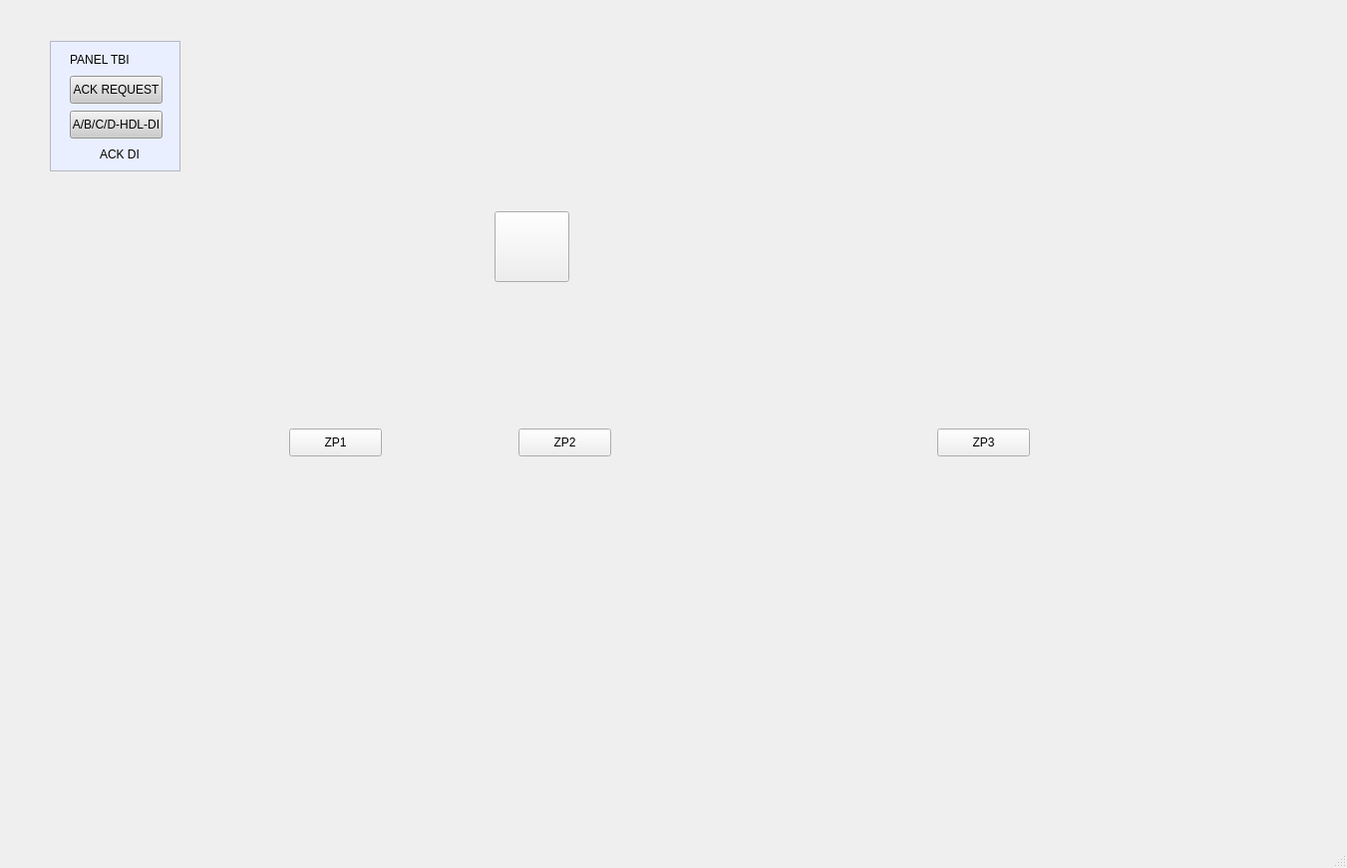
<?xml version="1.0" encoding="UTF-8"?>
<ui version="4.0">
 <class>MainWindow</class>
 <widget class="QMainWindow" name="MainWindow">
  <property name="geometry">
   <rect>
    <x>0</x>
    <y>0</y>
    <width>1351</width>
    <height>871</height>
   </rect>
  </property>
  <property name="windowTitle">
   <string>MainWindow</string>
  </property>
  <widget class="QWidget" name="centralwidget">
   <widget class="QLabel" name="CONSOLE">
    <property name="geometry">
     <rect>
      <x>0</x>
      <y>0</y>
      <width>1351</width>
      <height>831</height>
     </rect>
    </property>
    <property name="text">
     <string/>
    </property>
    <property name="pixmap">
     <pixmap>../ICON/Console.jpg</pixmap>
    </property>
    <property name="scaledContents">
     <bool>true</bool>
    </property>
   </widget>
   <widget class="QPushButton" name="ACKNOWLEDGE">
    <property name="geometry">
     <rect>
      <x>837</x>
      <y>686</y>
      <width>60</width>
      <height>60</height>
     </rect>
    </property>
    <property name="text">
     <string/>
    </property>
    <property name="flat">
     <bool>true</bool>
    </property>
   </widget>
   <widget class="QPushButton" name="BRAKE">
    <property name="geometry">
     <rect>
      <x>1021</x>
      <y>686</y>
      <width>60</width>
      <height>60</height>
     </rect>
    </property>
    <property name="text">
     <string/>
    </property>
    <property name="flat">
     <bool>true</bool>
    </property>
   </widget>
   <widget class="QPushButton" name="OPEN_BARIER">
    <property name="geometry">
     <rect>
      <x>1116</x>
      <y>686</y>
      <width>60</width>
      <height>60</height>
     </rect>
    </property>
    <property name="text">
     <string/>
    </property>
    <property name="flat">
     <bool>true</bool>
    </property>
   </widget>
   <widget class="QPushButton" name="CLOSE_BARRIER">
    <property name="geometry">
     <rect>
      <x>1211</x>
      <y>686</y>
      <width>60</width>
      <height>60</height>
     </rect>
    </property>
    <property name="text">
     <string/>
    </property>
    <property name="flat">
     <bool>true</bool>
    </property>
   </widget>
   <widget class="QLabel" name="BUZZER">
    <property name="geometry">
     <rect>
      <x>423</x>
      <y>633</y>
      <width>41</width>
      <height>41</height>
     </rect>
    </property>
    <property name="text">
     <string/>
    </property>
    <property name="pixmap">
     <pixmap>../ICON/led-off.png</pixmap>
    </property>
    <property name="scaledContents">
     <bool>true</bool>
    </property>
   </widget>
   <widget class="QLabel" name="COMMUNICATION">
    <property name="geometry">
     <rect>
      <x>844</x>
      <y>287</y>
      <width>21</width>
      <height>21</height>
     </rect>
    </property>
    <property name="text">
     <string/>
    </property>
    <property name="pixmap">
     <pixmap>../ICON/led-off.png</pixmap>
    </property>
    <property name="scaledContents">
     <bool>true</bool>
    </property>
   </widget>
   <widget class="QLabel" name="BARIER_DOWN">
    <property name="geometry">
     <rect>
      <x>844</x>
      <y>227</y>
      <width>21</width>
      <height>21</height>
     </rect>
    </property>
    <property name="text">
     <string/>
    </property>
    <property name="pixmap">
     <pixmap>../ICON/led-off.png</pixmap>
    </property>
    <property name="scaledContents">
     <bool>true</bool>
    </property>
   </widget>
   <widget class="QLabel" name="BARIER_UP">
    <property name="geometry">
     <rect>
      <x>844</x>
      <y>197</y>
      <width>21</width>
      <height>21</height>
     </rect>
    </property>
    <property name="text">
     <string/>
    </property>
    <property name="pixmap">
     <pixmap>../ICON/led-off.png</pixmap>
    </property>
    <property name="scaledContents">
     <bool>true</bool>
    </property>
   </widget>
   <widget class="QLabel" name="POWER">
    <property name="geometry">
     <rect>
      <x>1028</x>
      <y>197</y>
      <width>21</width>
      <height>21</height>
     </rect>
    </property>
    <property name="text">
     <string/>
    </property>
    <property name="pixmap">
     <pixmap>../ICON/led-off.png</pixmap>
    </property>
    <property name="scaledContents">
     <bool>true</bool>
    </property>
   </widget>
   <widget class="QLabel" name="DIRECTION_A">
    <property name="geometry">
     <rect>
      <x>196</x>
      <y>456</y>
      <width>63</width>
      <height>73</height>
     </rect>
    </property>
    <property name="text">
     <string/>
    </property>
    <property name="pixmap">
     <pixmap>../ICON/direction-a-off.png</pixmap>
    </property>
    <property name="scaledContents">
     <bool>true</bool>
    </property>
   </widget>
   <widget class="QLabel" name="DIRECTION_B">
    <property name="geometry">
     <rect>
      <x>1090</x>
      <y>456</y>
      <width>64</width>
      <height>73</height>
     </rect>
    </property>
    <property name="text">
     <string/>
    </property>
    <property name="pixmap">
     <pixmap>../ICON/direction-b-off.png</pixmap>
    </property>
    <property name="scaledContents">
     <bool>true</bool>
    </property>
   </widget>
   <widget class="QPushButton" name="BUZZER_STOP">
    <property name="geometry">
     <rect>
      <x>420</x>
      <y>690</y>
      <width>51</width>
      <height>51</height>
     </rect>
    </property>
    <property name="text">
     <string/>
    </property>
    <property name="flat">
     <bool>true</bool>
    </property>
   </widget>
   <widget class="QPushButton" name="ALARM">
    <property name="geometry">
     <rect>
      <x>496</x>
      <y>212</y>
      <width>75</width>
      <height>71</height>
     </rect>
    </property>
    <property name="text">
     <string/>
    </property>
    <property name="icon">
     <iconset>
      <normaloff>../ICON/toogle-on.png</normaloff>../ICON/toogle-on.png</iconset>
    </property>
    <property name="iconSize">
     <size>
      <width>70</width>
      <height>70</height>
     </size>
    </property>
   </widget>
   <widget class="QPushButton" name="AUTOMATIC">
    <property name="geometry">
     <rect>
      <x>82</x>
      <y>621</y>
      <width>101</width>
      <height>31</height>
     </rect>
    </property>
    <property name="text">
     <string/>
    </property>
    <property name="flat">
     <bool>true</bool>
    </property>
   </widget>
   <widget class="QPushButton" name="SEMI_AUTOMATIC">
    <property name="geometry">
     <rect>
      <x>192</x>
      <y>683</y>
      <width>101</width>
      <height>31</height>
     </rect>
    </property>
    <property name="text">
     <string/>
    </property>
    <property name="flat">
     <bool>true</bool>
    </property>
   </widget>
   <widget class="QPushButton" name="MANUAL">
    <property name="geometry">
     <rect>
      <x>82</x>
      <y>742</y>
      <width>101</width>
      <height>31</height>
     </rect>
    </property>
    <property name="text">
     <string/>
    </property>
    <property name="flat">
     <bool>true</bool>
    </property>
   </widget>
   <widget class="QLabel" name="SELECTOR_SWITCH">
    <property name="geometry">
     <rect>
      <x>92</x>
      <y>655</y>
      <width>85</width>
      <height>85</height>
     </rect>
    </property>
    <property name="text">
     <string/>
    </property>
    <property name="pixmap">
     <pixmap>../ICON/selector-switch-AUTOMATIC.png</pixmap>
    </property>
    <property name="scaledContents">
     <bool>true</bool>
    </property>
   </widget>
   <widget class="QPushButton" name="ZP1">
    <property name="geometry">
     <rect>
      <x>290</x>
      <y>430</y>
      <width>93</width>
      <height>28</height>
     </rect>
    </property>
    <property name="text">
     <string>ZP1</string>
    </property>
   </widget>
   <widget class="QPushButton" name="ZP2">
    <property name="geometry">
     <rect>
      <x>520</x>
      <y>430</y>
      <width>93</width>
      <height>28</height>
     </rect>
    </property>
    <property name="text">
     <string>ZP2</string>
    </property>
   </widget>
   <widget class="QPushButton" name="ZP3">
    <property name="geometry">
     <rect>
      <x>940</x>
      <y>430</y>
      <width>93</width>
      <height>28</height>
     </rect>
    </property>
    <property name="text">
     <string>ZP3</string>
    </property>
   </widget>
   <widget class="QFrame" name="frame">
    <property name="geometry">
     <rect>
      <x>50</x>
      <y>41</y>
      <width>131</width>
      <height>131</height>
     </rect>
    </property>
    <property name="styleSheet">
     <string notr="true">background-color: rgb(233, 239, 255);
border-color: rgb(197, 197, 197);</string>
    </property>
    <property name="frameShape">
     <enum>QFrame::StyledPanel</enum>
    </property>
    <property name="frameShadow">
     <enum>QFrame::Raised</enum>
    </property>
    <widget class="QPushButton" name="ACK_REQUEST">
     <property name="geometry">
      <rect>
       <x>20</x>
       <y>35</y>
       <width>93</width>
       <height>28</height>
      </rect>
     </property>
     <property name="styleSheet">
      <string notr="true">background-color: rgb(204, 204, 204);</string>
     </property>
     <property name="text">
      <string>ACK REQUEST</string>
     </property>
    </widget>
    <widget class="QPushButton" name="ABCD_HDL">
     <property name="geometry">
      <rect>
       <x>20</x>
       <y>70</y>
       <width>93</width>
       <height>28</height>
      </rect>
     </property>
     <property name="styleSheet">
      <string notr="true">background-color: rgb(204, 204, 204);</string>
     </property>
     <property name="text">
      <string>A/B/C/D-HDL-DI</string>
     </property>
    </widget>
    <widget class="QLabel" name="ACK_DI">
     <property name="geometry">
      <rect>
       <x>20</x>
       <y>104</y>
       <width>21</width>
       <height>21</height>
      </rect>
     </property>
     <property name="text">
      <string/>
     </property>
     <property name="pixmap">
      <pixmap>../ICON/led-off.png</pixmap>
     </property>
     <property name="scaledContents">
      <bool>true</bool>
     </property>
    </widget>
    <widget class="QLabel" name="label">
     <property name="geometry">
      <rect>
       <x>50</x>
       <y>107</y>
       <width>47</width>
       <height>13</height>
      </rect>
     </property>
     <property name="text">
      <string>ACK DI</string>
     </property>
    </widget>
    <widget class="QLabel" name="label_2">
     <property name="geometry">
      <rect>
       <x>20</x>
       <y>12</y>
       <width>61</width>
       <height>16</height>
      </rect>
     </property>
     <property name="text">
      <string>PANEL TBI</string>
     </property>
     <property name="alignment">
      <set>Qt::AlignLeading|Qt::AlignLeft|Qt::AlignTop</set>
     </property>
    </widget>
   </widget>
  </widget>
  <widget class="QMenuBar" name="menubar">
   <property name="geometry">
    <rect>
     <x>0</x>
     <y>0</y>
     <width>1351</width>
     <height>26</height>
    </rect>
   </property>
  </widget>
  <widget class="QStatusBar" name="statusbar"/>
 </widget>
 <resources/>
 <connections/>
</ui>
